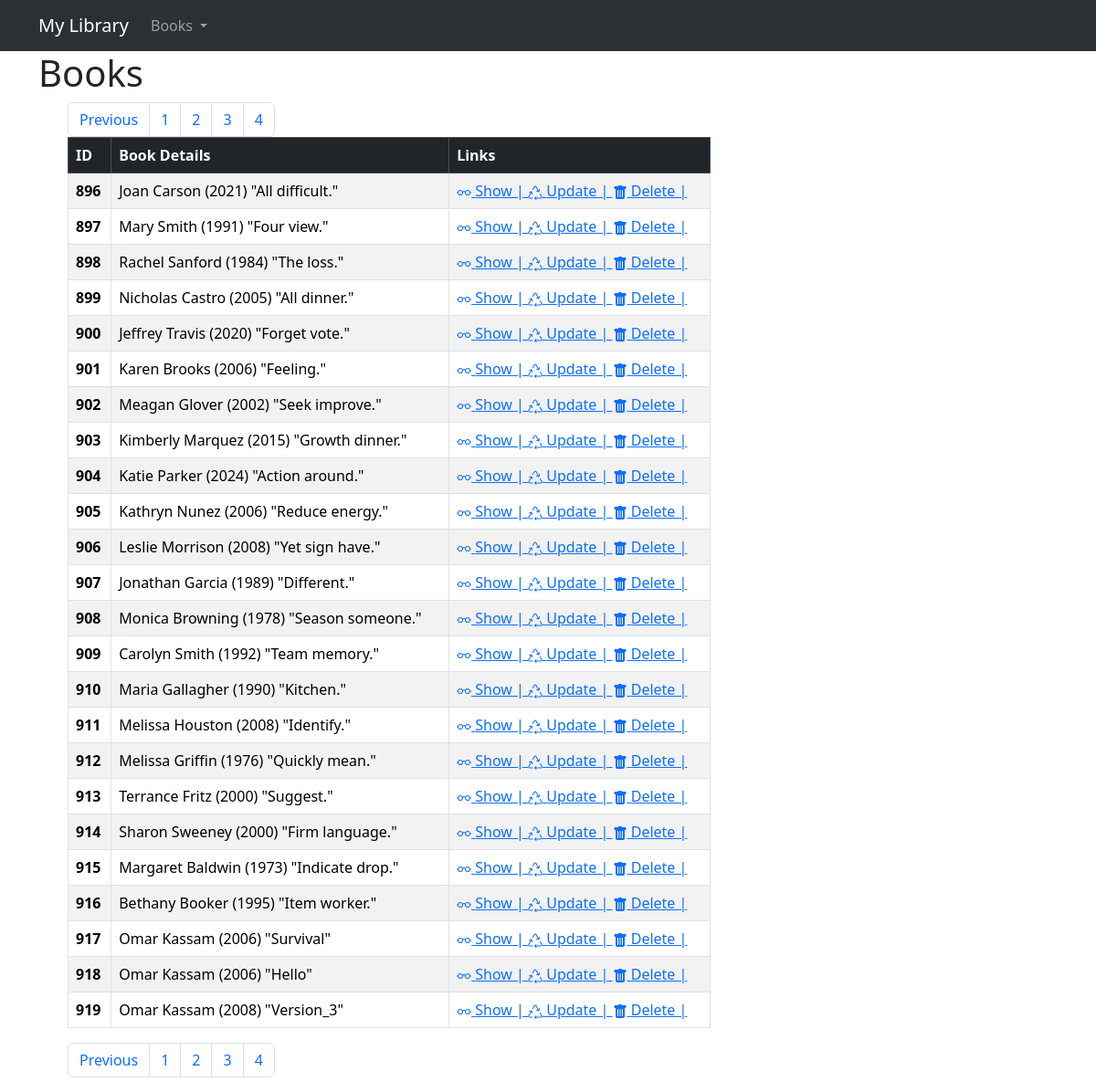
The page /books/?page=4 on the database as committed earlier.
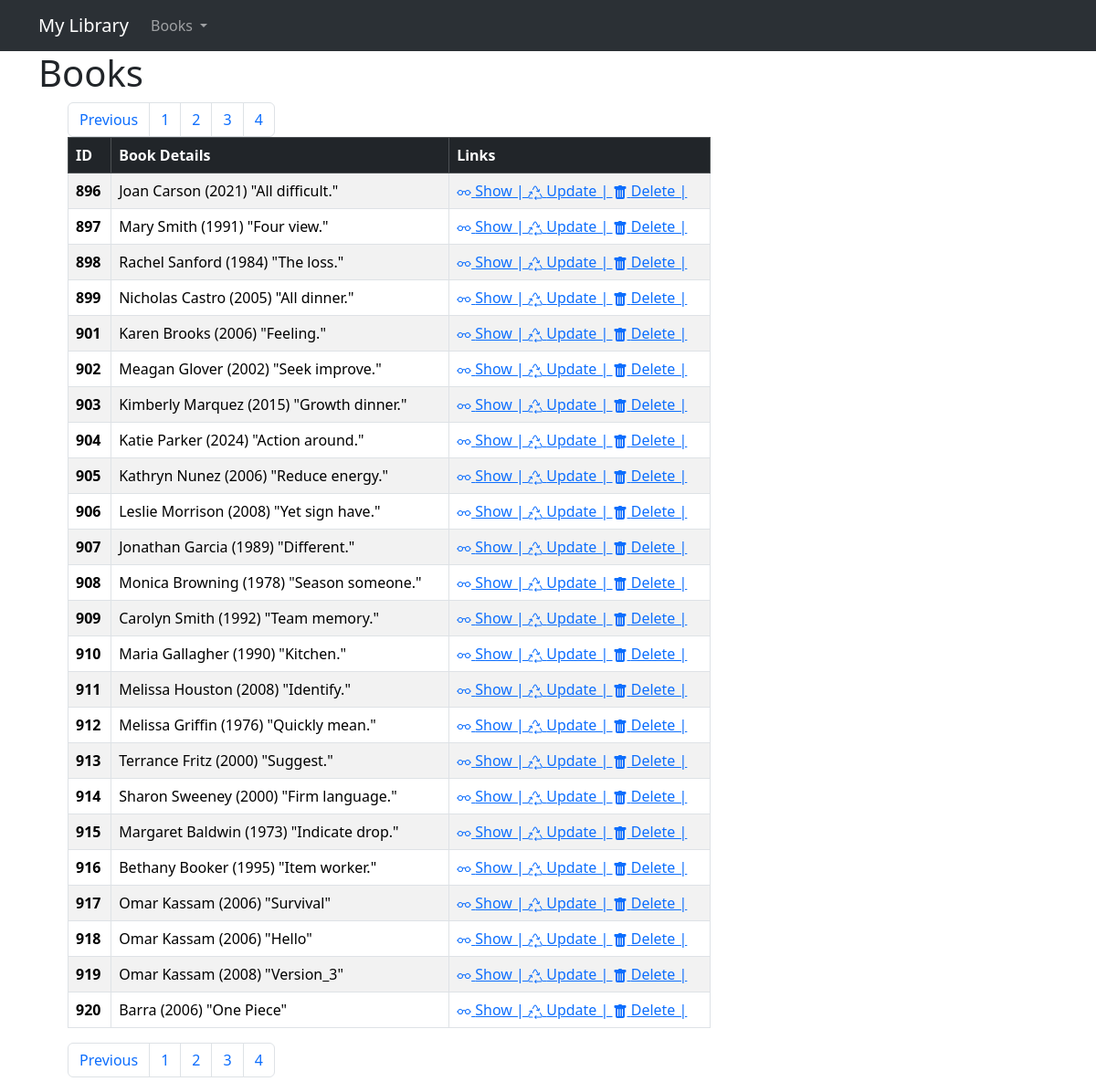
The same page on the database as committed later.
### loans/models.py (models this page shows)
class Book(models.Model):
    authors= models.CharField(max_length=255, validators=[MinLengthValidator(4)])
    title = models.CharField(max_length=255)
    publication_date = models.DateField()
    isbn = models.CharField(max_length=13, unique=True, validators=[
            RegexValidator(
                regex=r'^\d{10}(\d{3})?$',
                message="An ISBN number must consist of either 10 or 13 digits."
            )
        ])

### loans/views.py (the view)
# urls.py: path('books/', views.books, name='books'),
def books(request):
	book_list = Book.objects.all()
	paginator = Paginator(book_list, ITEMS_PER_PAGE)
	page_number = request.GET.get("page")
	page_object = paginator.get_page(page_number)
	context = {'page_object': page_object}
	return render(request, 'books.html', context)

### loans/templates/books.html (shortened to what this page needs)
{% extends "base_page.html" %}
{% block content %}
<h1>Books</h1>
<ul>
    {% include "__pagination_navbar.html" with page_object=page_object %}
    <table class="table table-striped table-hover table-bordered">
          <thead class="table-dark">
            <tr>
              <th scope="col">ID</th>
              <th scope="col">Book Details</th>
              <th scope="col">Links</th>
            </tr>
          </thead>
          <tbody>
            {% for book in page_object %}
            <tr>
              <th scope="row">{{ book.id }}</th>
              <td>{{book.authors}}  ({{book.publication_date.year}})  "{{book.title}}"</td>
              <td><a href="{% url 'books-with-id' book.id %}">
                     Show |
                  </a>
                  <a href="{% url 'update-book' book.id %}">
                       Update |
                  </a>
                  <a href="{% url 'delete-book' book.id %}">
                       Delete |
                  </a>
              </td>
            </tr>
            {% endfor %}
          </tbody>
    </table>
    {% include "__pagination_navbar.html" with page_object=page_object %}
</ul>
{% endblock %}

Rows that differ between the two databases and show on the page:
removed Book: id "900", authors "Jeffrey Travis", publication_date.year "2020", title "Forget vote."
added Book: id "920", authors "Barra", publication_date.year "2006", title "One Piece"
